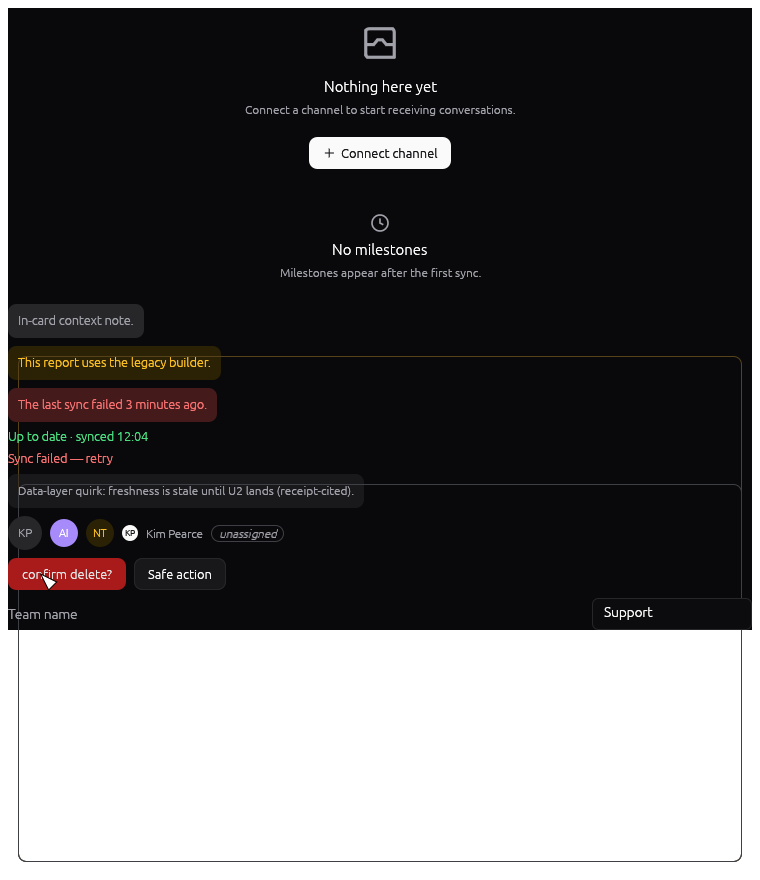
#> input picture crates/app-shell/tests/snapshots/r2b_armed_confirm_dark.png, 760 x 880 px, given in place of r2c_inbox_identity_light.png, which was not available
$ python make_g4_kit.py
#> lines starting #> are read from the running program, lines starting #| are printed output that depends on the picture; pictures that were not available may be replaced by others from this repository, and a replacement may not be noted
#!/usr/bin/env python3
"""G4 administration kit generator (RS-21, Gate G4).

Builds the two printable instruments from the checked-in kittest goldens — the
real app renders, not mocks — so the human administration is fifteen minutes:

  g4-blind-test-slides.pdf   presentation deck: instructions, ten stimulus pages
                             (one card per page, shuffled, no truth markers),
                             then the administrator truth key after a marked
                             page break.
  g4-answer-sheet.pdf        the participant sheet: ten yes/no answers + the
                             standard SUS ten statements (Brooke 1996) with
                             5-point Likert circles.

Deterministic: fixed presentation order (seeded shuffle), fixed crops. Re-run
regenerates byte-stable content (PDF timestamps aside). Sources are the widget
suite + page goldens; the stimulus table below was verified visually crop by
crop (single card, role surface fully visible, no location giveaway — the
copilot panel position and page chrome never appear).

Usage: python3 docs/audit/acceptance/make_g4_kit.py
Output: docs/audit/acceptance/g4-kit/
"""
import os
import random

from PIL import Image
from reportlab.lib.pagesizes import A4, landscape
from reportlab.lib.units import mm
from reportlab.pdfgen import canvas

HERE = os.path.dirname(os.path.abspath(__file__))
REPO = os.path.abspath(os.path.join(HERE, "..", "..", ".."))
SNAP = os.path.join(REPO, "crates", "app-shell", "tests", "snapshots")
OUT = os.path.join(HERE, "g4-kit")

# (source golden, crop box (l, t, r, b), truth) — verified single-card crops.
# Presentation order is the table order shuffled with the fixed seed below.
STIMULI = [
    ("r2c_inbox_identity_light.png", (12, 432, 708, 566), "AI"),
    ("r2c_inbox_identity_dark.png", (12, 432, 708, 566), "AI"),
    ("r2c_inbox_identity_light.png", (12, 616, 708, 812), "AI"),
    ("r2c_inbox_identity_dark.png", (12, 616, 708, 812), "AI"),
    ("r3_diagnostics_page_1440_dark.png", (14, 672, 668, 706), "AI"),
    ("r2c_inbox_identity_dark.png", (12, 200, 708, 300), "not AI"),
    ("r2c_inbox_identity_light.png", (12, 318, 708, 414), "not AI"),
    ("r3_inbox_page_1440_light.png", (533, 347, 1410, 455), "not AI"),
    ("r3_inbox_page_1024_light.png", (543, 228, 995, 345), "not AI"),
    ("r3_customers_detail_light.png", (243, 142, 442, 398), "not AI"),
]
SEED = 20261029

SUS_STATEMENTS = [
    "I think that I would like to use this system frequently.",
    "I found the system unnecessarily complex. (reversed)",
    "I thought the system was easy to use.",
    "I think that I would need the support of a technical person to be able to use this system. (reversed)",
    "I found the various functions in this system were well integrated.",
    "I thought there was too much inconsistency in this system. (reversed)",
    "I would imagine that most people would learn to use this system very quickly.",
    "I found the system very cumbersome to use. (reversed)",
    "I felt very confident using the system.",
    "I needed to learn a lot of things before I could get going with this system. (reversed)",
]


def build():
    os.makedirs(OUT, exist_ok=True)
    order = list(range(len(STIMULI)))
    random.Random(SEED).shuffle(order)

    crops = []
    tmp = os.path.join(OUT, "_stim_tmp")
    os.makedirs(tmp, exist_ok=True)
    for i, (src, box, truth) in enumerate(STIMULI):
        im = Image.open(os.path.join(SNAP, src)).convert("RGB")
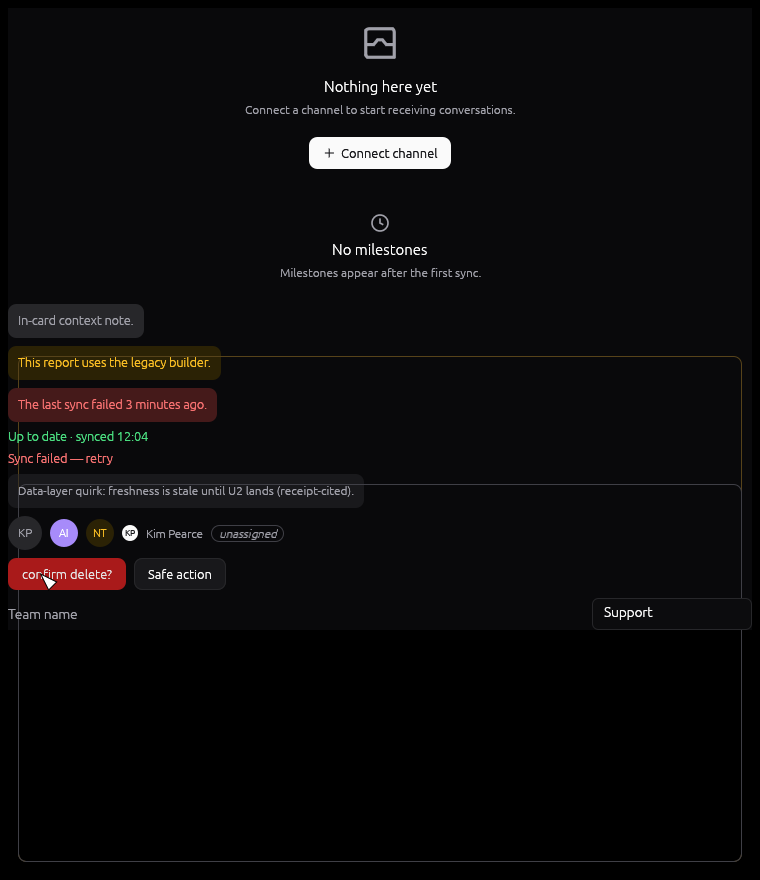
#> im: PIL image 760x880 RGB; mean R, G, B 12.4, 11, 11.9
        crop = im.crop(box)
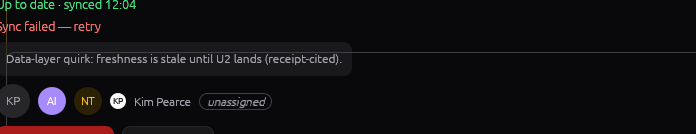
#> crop: PIL image 696x134 RGB; mean R, G, B 18.1, 16.6, 18.9
        crops.append(crop)
        crop.save(os.path.join(tmp, f"s{i + 1:02d}.png"))
#> pass 2 of the loop in build, `for i, (src, box, truth) in enumerate(STIMULI):`:
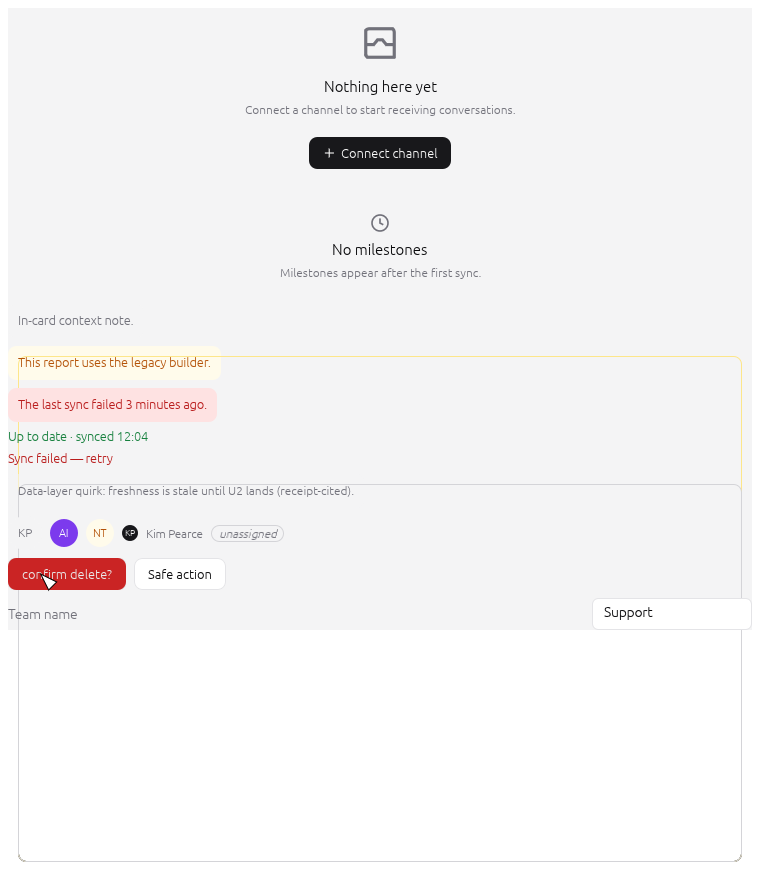
#> input picture crates/app-shell/tests/snapshots/r2b_armed_confirm_light.png, 760 x 880 px, given in place of r2c_inbox_identity_dark.png, which was not available
#> in build, `im = Image.open(os.path.join(SNAP, src)).convert("RGB")`:
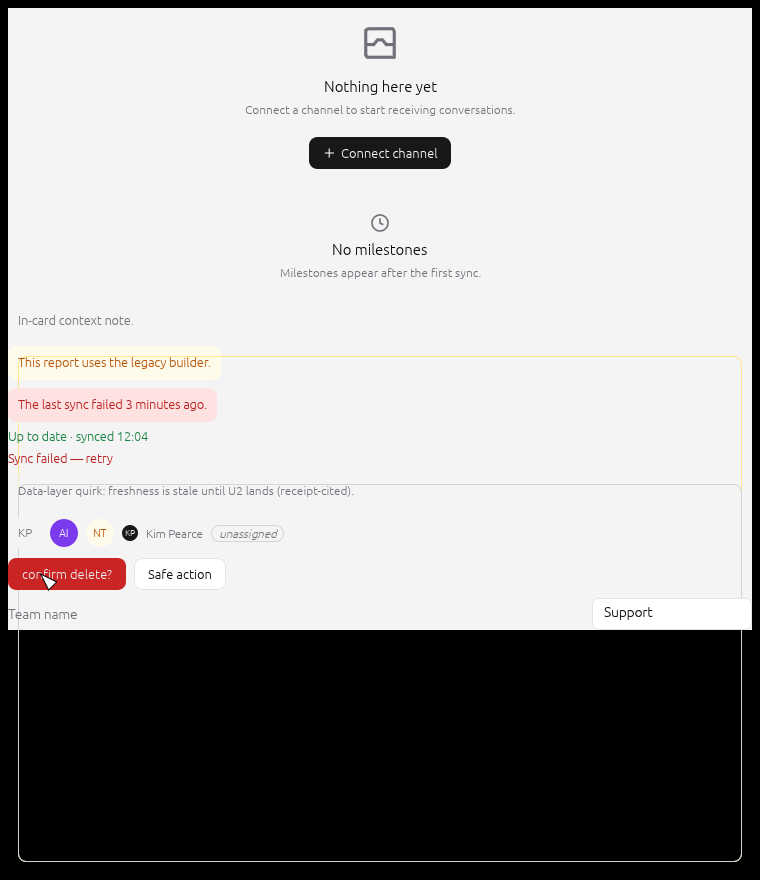
#> im: PIL image 760x880 RGB; mean R, G, B 166.7, 165.2, 165.7
#> in build, `crop = im.crop(box)`:
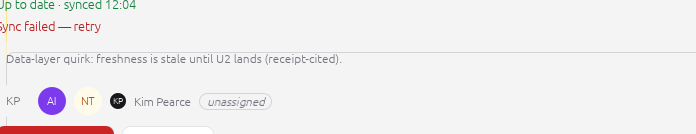
#> crop: PIL image 696x134 RGB; mean R, G, B 240.1, 238, 239.8

    # ---------------- slides ----------------
    path = os.path.join(OUT, "g4-blind-test-slides.pdf")
    c = canvas.Canvas(path, pagesize=landscape(A4))
    w, h = landscape(A4)

    def line(x, y, text, size=11, bold=False):
        c.setFont("Helvetica-Bold" if bold else "Helvetica", size)
        c.drawString(x, y, text)

    # instructions page
    y = h - 30 * mm
    line(25 * mm, y, "R4 Blind Test — 5-second AI-reply identification", 18, True)
    y -= 12 * mm
    for t in [
        "Protocol: docs/audit/acceptance/blind-test-protocol.md (DC basis DS-C-22, Gate G4).",
        "1. Show each of the following ten cards for exactly 5 seconds (a phone timer or metronome works),",
        "    then ask once: \u201cWas this written by AI?\u201d — yes/no, no revision, no discussion.",
        "2. Record the answers on g4-answer-sheet.pdf (row numbers match the slide page numbers).",
        "3. Pass bar: \u2265 9/10 correct overall AND zero false-AI calls on the five non-AI cards.",
        "4. The cards were cropped from the checked-in kittest goldens (real app renders). No page",
        "    context appears — the answer must come from the card alone.",
        "",
        "Presenter: advance one page per card. The truth key is printed AFTER the end marker —",
        "do not show pages past the end marker to the participant.",
    ]:
        line(25 * mm, y, t, 11)
        y -= 7 * mm
    c.showPage()

    # stimulus pages
    for slide_no, stim_idx in enumerate(order, 1):
        img = crops[stim_idx]
        iw, ih = img.size
        max_w, max_h = w - 60 * mm, h - 80 * mm
        scale = min(max_w / iw, max_h / ih, 2.2)
        dw, dh = iw * scale, ih * scale
        c.drawImage(os.path.join(OUT, "_stim_tmp", f"s{stim_idx + 1:02d}.png"),
                    (w - dw) / 2, (h - dh) / 2 + 8 * mm, dw, dh)
        line(w / 2 - 12 * mm, 18 * mm, f"card {slide_no} / 10", 12, True)
        c.showPage()

    # end marker
    y = h / 2
    line(25 * mm, y, "END OF STIMULI — stop here.", 16, True)
    y -= 10 * mm
    line(25 * mm, y, "Everything after this page is the administrator key.", 11)
    c.showPage()

    # administrator truth key
    y = h - 30 * mm
    line(25 * mm, y, "ADMINISTRATOR KEY — not for the participant", 16, True)
    y -= 10 * mm
    line(25 * mm, y, "Presentation order (seeded shuffle, deterministic):", 11, True)
    y -= 8 * mm
    for slide_no, stim_idx in enumerate(order, 1):
        src, box, truth = STIMULI[stim_idx]
        line(28 * mm, y, f"card {slide_no:2d}  ->  {truth:<6}  source: {src}  crop {box}", 10)
        y -= 6 * mm
    y -= 4 * mm
    line(25 * mm, y, "Scoring: 1 point per correct call; pass = >= 9/10 AND zero false-AI (an 'AI' answer on a non-AI card).", 11)
    c.showPage()
    c.save()

    # ---------------- answer sheet + SUS form ----------------
    path = os.path.join(OUT, "g4-answer-sheet.pdf")
    c = canvas.Canvas(path, pagesize=A4)
    w, h = A4
    y = h - 25 * mm
    line(20 * mm, y, "G4 answer sheet — blind test + SUS (SupportOS+ v1.9.0)", 15, True)
    y -= 10 * mm
    line(20 * mm, y, "Participant: ____________________    Date: ____________", 11)
    y -= 10 * mm

    line(20 * mm, y, "Part 1 — blind test (one answer per card, in presentation order)", 12, True)
    y -= 8 * mm
    for i in range(1, 11):
        line(22 * mm, y, f"card {i:2d}:   Was this written by AI?      YES  [ ]        NO  [ ]", 11)
        y -= 7 * mm

    y -= 6 * mm
    line(20 * mm, y, "Part 2 — SUS (1 = strongly disagree … 5 = strongly agree, one circle per row)", 12, True)
    y -= 9 * mm
    col_x = [22 * mm, 132 * mm, 142 * mm, 152 * mm, 162 * mm, 172 * mm, 182 * mm]
    for x, lab in zip(col_x[1:], ["1", "2", "3", "4", "5"]):
        line(x, y, lab, 10, True)
    y -= 4 * mm
    for i, s in enumerate(SUS_STATEMENTS, 1):
        line(col_x[0], y, f"{i:2d}. {s}", 9)
        for x in col_x[1:]:
            c.circle(x + 1.2 * mm, y + 1.2 * mm, 1.6 * mm)
        y -= 9 * mm

    y -= 4 * mm
    line(20 * mm, y, "Scoring (administrator): odd items score-1, even items 5-score, sum x 2.5 -> 0-100. Pass bar >= 68.", 9)
    line(20 * mm, y - 6 * mm, "Record the results in docs/audit/acceptance/sus-questionnaire.md and completed.md at Gate G4.", 9)
    c.showPage()
    c.save()

    # cleanup temp crops (the slides PDF embeds them)
    tmp = os.path.join(OUT, "_stim_tmp")
    for f in os.listdir(tmp):
        os.remove(os.path.join(tmp, f))
    os.rmdir(tmp)

    print("G4_KIT_OK", OUT)
    print("presentation order:", [f"s{i+1:02d}({STIMULI[i][2]})" for i in order])


if __name__ == "__main__":
#> (the run stopped early here; a loop or call above may not have finished)
